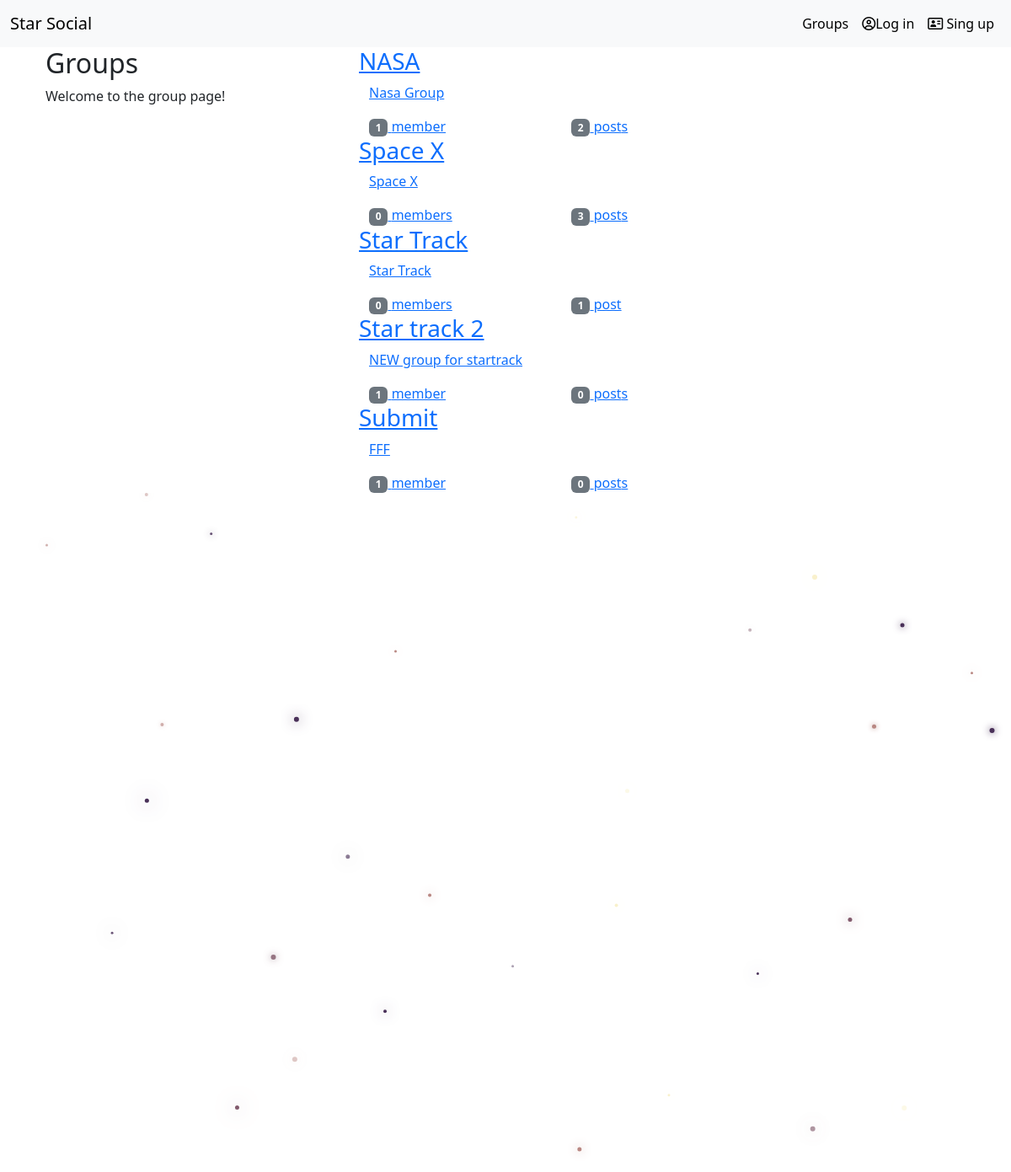
The app's page /groups/, older data.
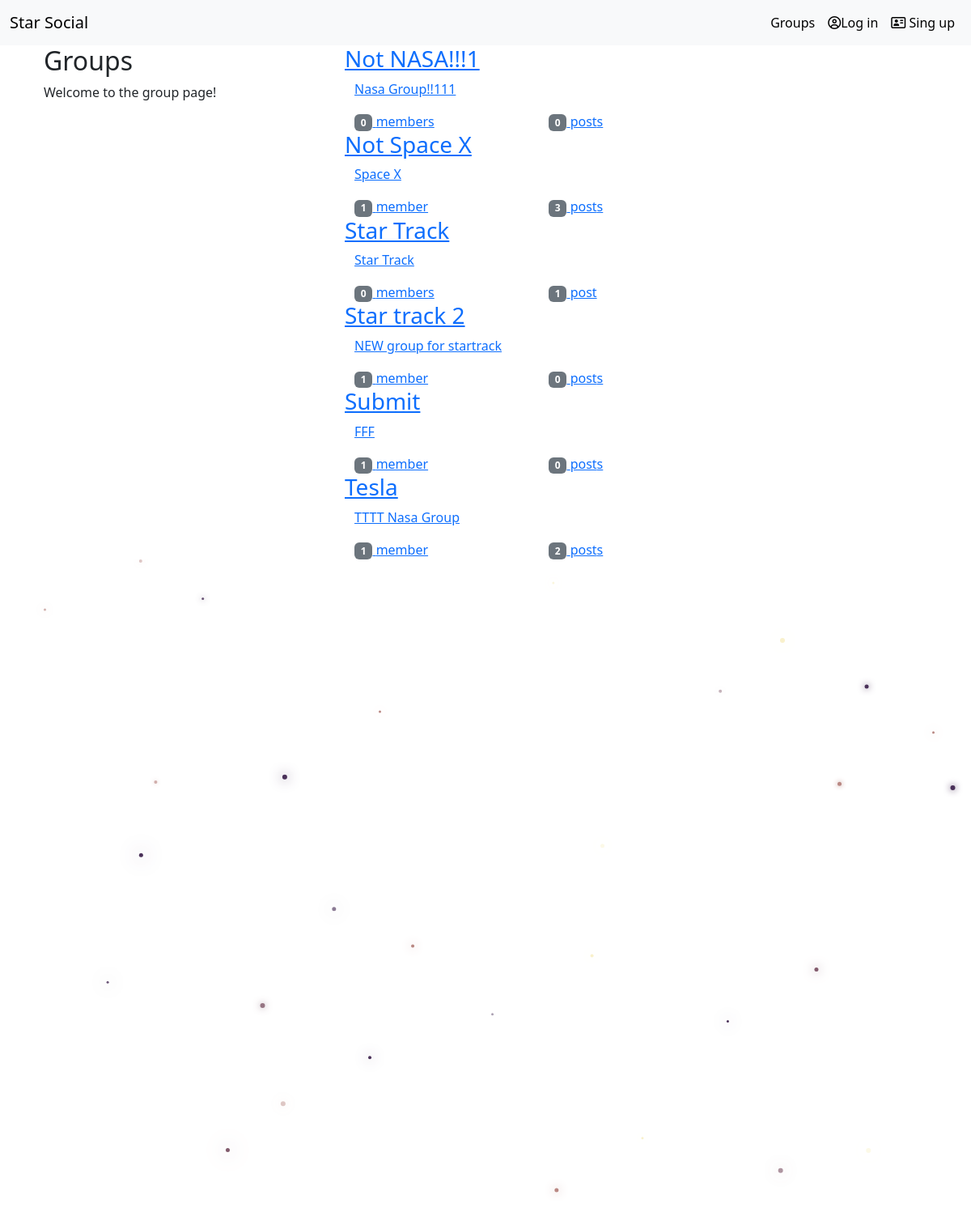
The same page, newer data.
### groups/models.py (models this page shows, shortened)
class Group(models.Model):
    name = models.CharField(max_length=255, unique=True)
    slug = models.SlugField(allow_unicode=True, unique=True)
    description = models.TextField(blank=True, default='')
    description_html = models.TextField(editable=False, default='', blank=True)
    members = models.ManyToManyField(User, through='GroupMember')
    class Meta:
        ordering = ['name']

### groups/views.py (the view)
# urls.py: path('', views.ListGroup.as_view(), name='all'),
class ListGroup(generic.ListView):
    model = Group

### groups/templates/groups/group_list.html (shortened to what this page needs)
{%extends 'groups/group_base.html'%}
{% block pregroup %}
<div class="col-md-4">
    <div class="content">
        <h2>Groups</h2>
        <p>Welcome to the group page!</p>
    </div>
</div>
{%endblock%}
{%block group_content%}
<div class="col-md-8">
    <div class="list-group">
        {%for group in object_list%}
        <a href="{%url 'groups:single' slug=group.slug%}">
            <h3 class="title list-group-item-heading">{{group.name}}</h3>
            <div class="list-group-item-text container-fluid">
                {{group.description_html|safe}}
                <div class="row">
                    <div class="col-md-4">
                        <span class="badge bg-secondary">{{group.members.count}}</span>
                        member{{group.members.count|pluralize}}
                    </div>
                    <div class="col-md-4">
                        <span class="badge bg-secondary">
                            {{group.posts.count}}</span>
                            post{{group.posts.count|pluralize}}
                    </div>
                </div>
            </div>
        </a>
        {%endfor%}
    </div>
</div>
{%endblock%}

### groups/templates/groups/group_base.html (shortened to what this page needs)
{%extends 'base.html' %}
{%block content%}
<div class="container">
    <div class="row">
        {%block pregroup%}{%endblock%}
        {%block group_content%}{%endblock%}
    </div>
</div>
{%endblock%}

### templates/base.html (shortened to what this page needs)
<!DOCTYPE html>
{%load static%}
<html lang="en">
<head>
    <link href="https://cdn.jsdelivr.net/npm/bootstrap@5.3.0-alpha3/dist/css/bootstrap.min.css" rel="stylesheet">
    <link rel="stylesheet" href="{%static 'simplesocial/css/master.css'%}">
    <link rel="stylesheet" href="{%static 'css/master.css'%}">
</head>
<body>
<nav class="navbar mynav navbar-expand-lg bg-body-tertiary" role="navigation" id="navbar">
  <div class="container-fluid">
      <a class="navbar-brand me-auto mynav" href="{%url 'home' %}">Star Social</a>
      <div class="collapse navbar-collapse" id="navbarSupportedContent">
      <ul class="navbar-nav ms-auto mb-2 mb-lg-0">
          {%if user.is_authenticated %}
              <li><a class="nav-item nav-link active" href="{%url 'posts:create'%}">Create Post</a></li>
              <li><a class="nav-item nav-link active" href="{%url 'posts:all'%}">Posts</a></li>
              <li><a class="nav-item nav-link active" href="{%url 'groups:all'%}">Groups</a></li>
              <li><a class="nav-item nav-link active" href="{%url 'groups:create'%}">Create Group</a></li>
              <li><a class="nav-item nav-link active" href="{% url 'accounts:logout'%}"></i> Log out</a></li>
          {%else%}
              <li><a class="nav-item nav-link active" href="{%url 'groups:all'%}">Groups</a></li>
              <li><a class="nav-item nav-link active" href="{%url 'accounts:login'%}"><i class="fa fa-user-circle-o"></i>Log in</a></li>
              <li><a class="nav-item nav-link active" href="{%url 'accounts:signup'%}"><i class="fa fa-address-card-o"></i> Sing up</a></li>
          {%endif%}
      </ul>
    </div>
  </div>
</nav>
<div class="container mycontent">
    {% block content %}
    {% endblock %}
</div>
<canvas id="canvas"></canvas>
</body>
</html>

Row changes from the older to the newer data that the page shows:
added Group: name "Not NASA!!!1", description_html "Nasa Group!!111", members.count "0", posts.count "0"
changed Group "Space X": name "Space X" → "Not Space X"; members.count "0" → "1"
changed Group id 1: name "NASA" → "Tesla"; description_html "Nasa Group" → "TTTT Nasa Group"; moves down the list
